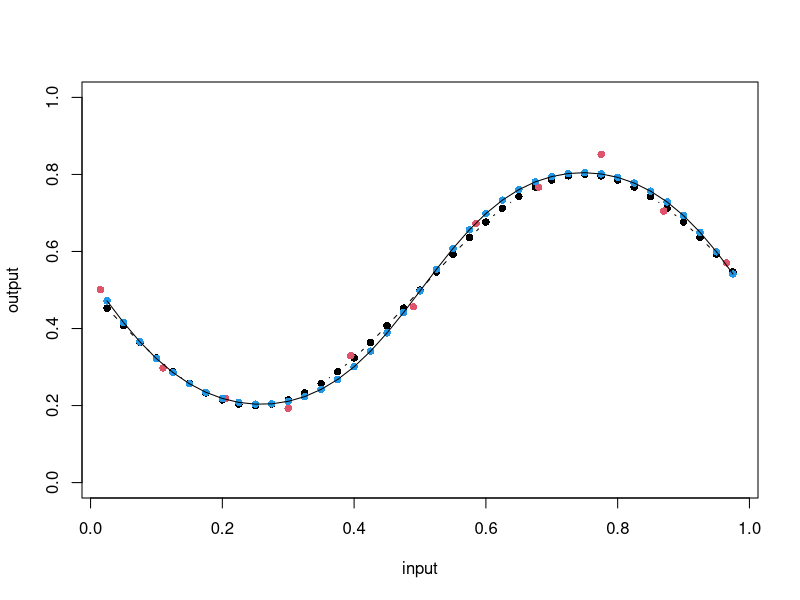

R code for this plot:
train <- read.csv("ch141.csv",h=T)
valid <- read.csv("ch142.csv",h=T)
library(nnet)
sin1 <- nnet(output~input,data=train,size=2,maxit=1000)
yosoku1 <- predict(sin1,valid)  
plot(valid,type="b",pch=16,ylim=c(0,1))
points(train,pch=16,col="2")
points(valid$input,yosoku1,pch=16,col="4")
lines(valid$input,yosoku1)